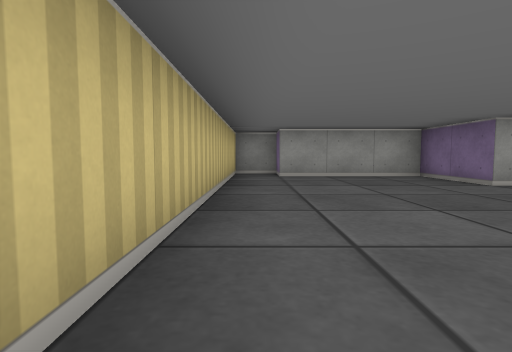
view 1 (above)

20 first-person views from a walk through a cub3D ray-caster map. The camera is about half as high as the walls, tilts 4° down and sees 80° across. The floor is counted in squares. Each view is taken from the middle of a square. On the plan, view 1 faces up. The plan holds only what a view shows up to about 9 squares ahead; the rest is blank.

view 2
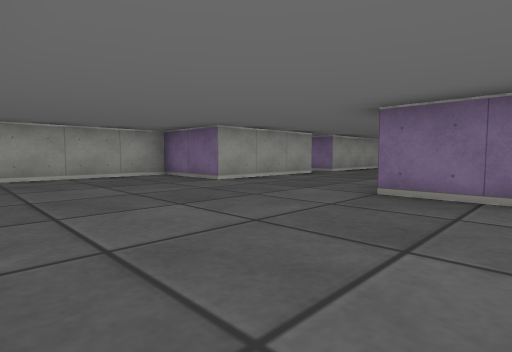

view 3
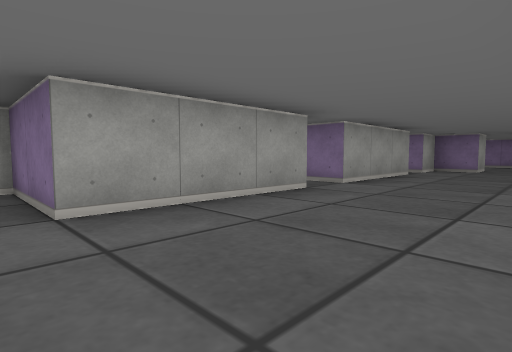

view 4
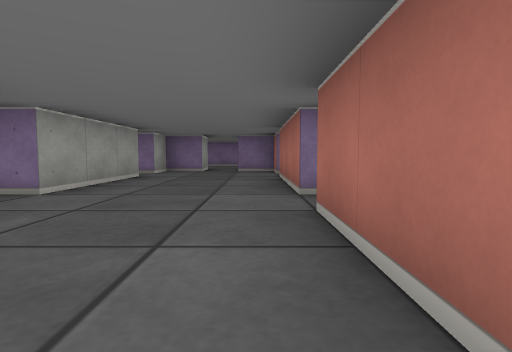

view 5
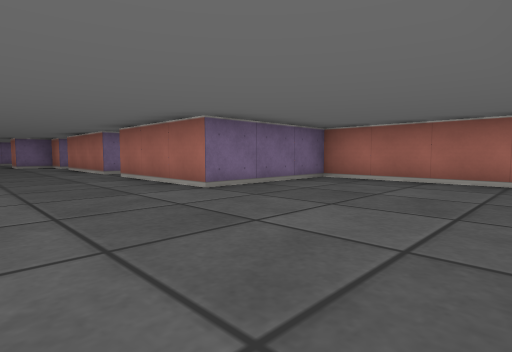

view 6
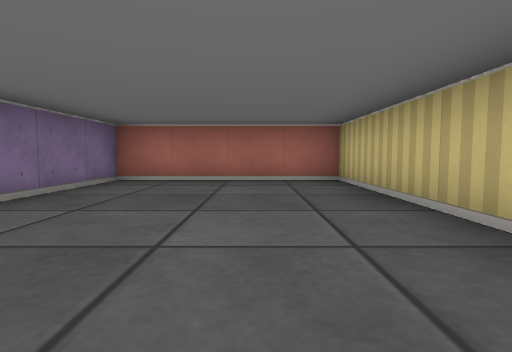

view 7
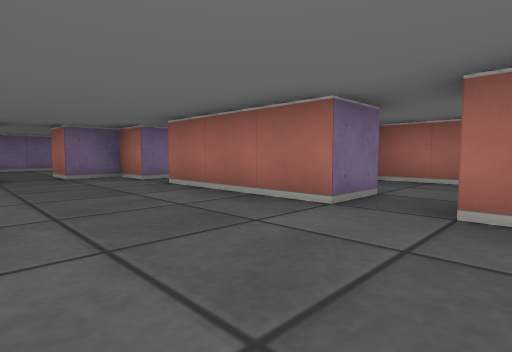

view 8
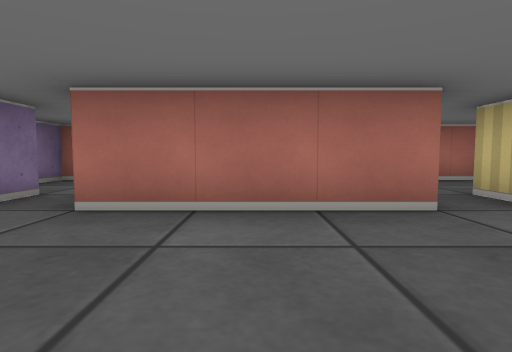

view 9
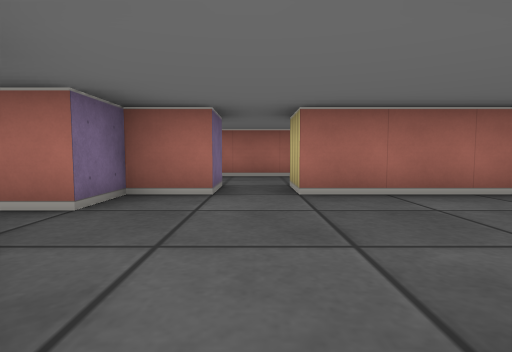

view 10
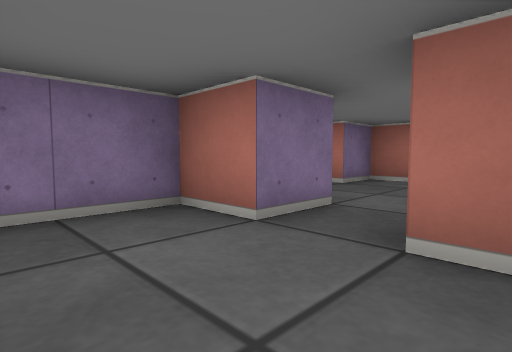

view 11
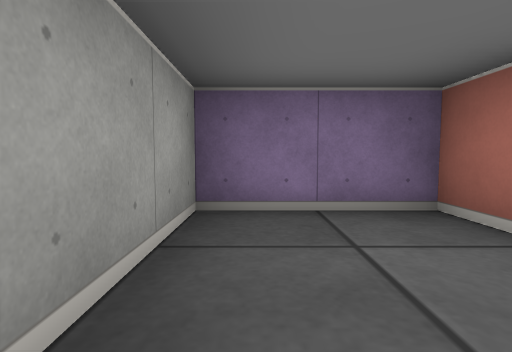

view 12
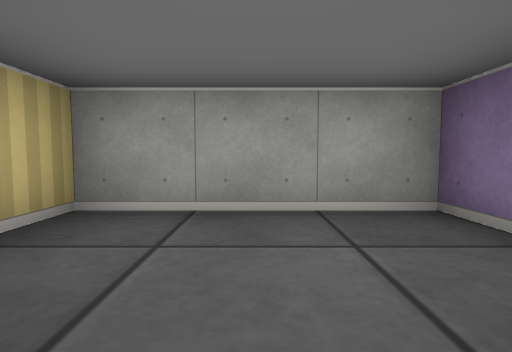

view 13
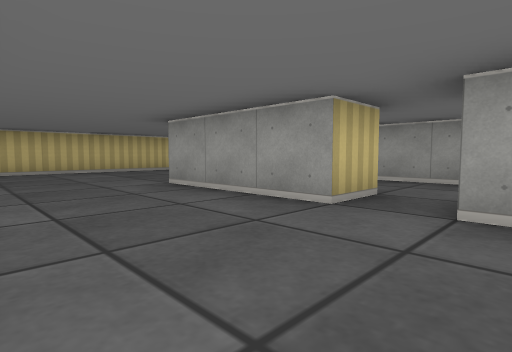

view 14
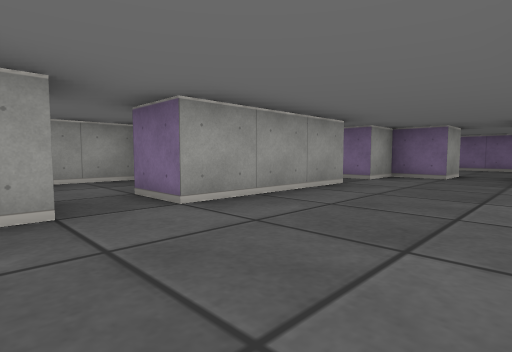

view 15
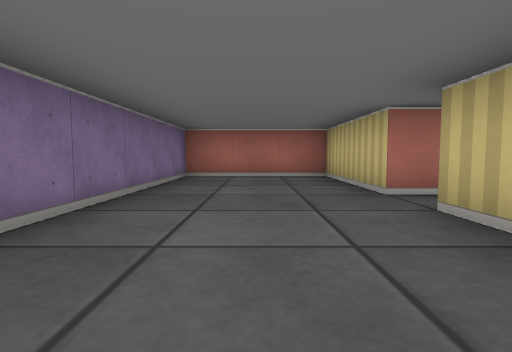

view 16
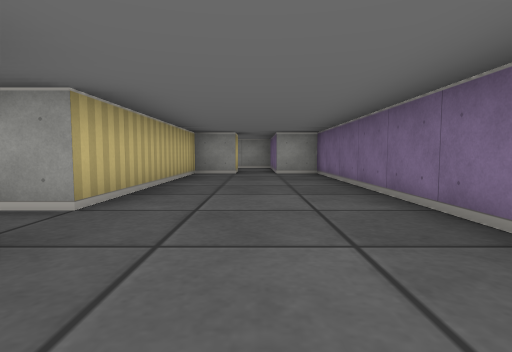

view 17
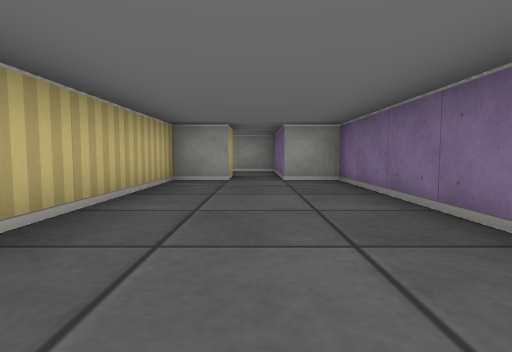

view 18
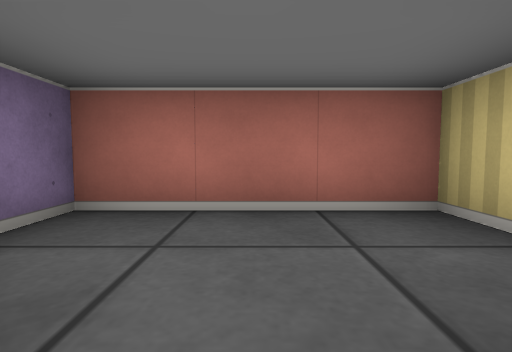

view 19
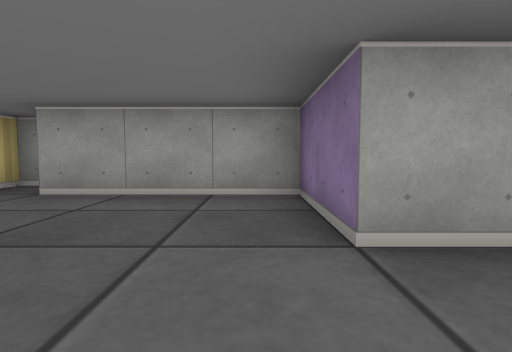

view 20
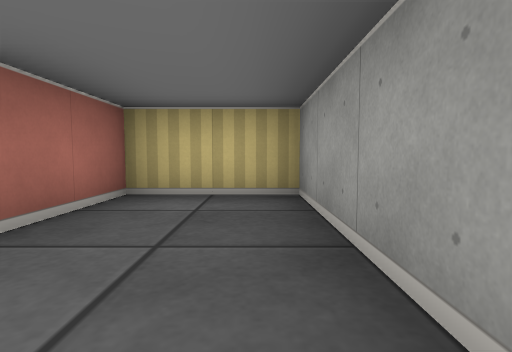

### Floor plan
Ten units are one square. View 1 is at (0, 0); x grows to the right and y downward. Boxes are objects, and circles mark ways between rooms. Rooms are numbered by the first view taken in them; rooms with no view inside come last. Other rooms are left out.
<svg viewBox="-10 -95 180 115">
<path fill="none" stroke="#000" d="M65 -45 35 -45 35 -65 5 -65 5 -75 -5 -75 -5 15 35 15 35 -15 65 -15M65 -11 65 -5M75 -4 75 -15 105 -15 105 -5M106 -45 75 -45M115 -5 115 -15 125 -15 125 -25M125 -35 125 -45 115 -45M100 -55 105 -55M115 -45 115 -55 125 -55 125 -75 95 -75 95 -68M125 -25 135 -25 135 5 165 5 165 -85 155 -85M145 -85 135 -85 135 -35 125 -35M75 -45 75 -55M84 -75 45 -75 45 -55 65 -55 65 -45M50 15 84 15M95 8 95 15 125 15 125 8"/>
<circle cx="110" cy="-50" r="3" fill="#2a7"/>
<circle cx="130" cy="-30" r="3" fill="#2a7"/>
<circle cx="70" cy="-50" r="3" fill="#2a7"/>
<circle cx="70" cy="-10" r="3" fill="#2a7"/>
<circle cx="110" cy="-10" r="3" fill="#2a7"/>
<text x="50" y="-30">1</text>
<text x="110" y="-60">2</text>
<text x="150" y="-40">3</text>
<text x="70" y="-60">4</text>
<text x="60" y="0">5</text>
<text x="110" y="0">6</text>
</svg>
Room 1 opens to room 2. Room 1 opens to room 3. Room 1 opens to room 4. Room 1 opens to room 5. Room 1 opens to room 6.

Where each view was taken, in squares from view 1:
view 1: 0 up, 0 right, facing up
view 2: 0 up, 0 right, facing up-right
view 3: 2 up, 3 right, facing up-right
view 4: 2 up, 4 right, facing right
view 5: 4 up, 0 right, facing down-right
view 6: 4 up, 1 right, facing down
view 7: 4 up, 6 right, facing down-right
view 8: 4 up, 9 right, facing down
view 9: 5 up, 11 right, facing down
view 10: 7 up, 10 right, facing down-right
view 11: 7 up, 10 right, facing right
view 12: 5 up, 11 right, facing up
view 13: 2 up, 8 right, facing up-left
view 14: 2 up, 6 right, facing up-right
view 15: 6 up, 15 right, facing down
view 16: 1 up, 15 right, facing up
view 17: 3 up, 15 right, facing up
view 18: 1 up, 11 right, facing down
view 19: 3 up, 3 right, facing up
view 20: 7 up, 8 right, facing left
